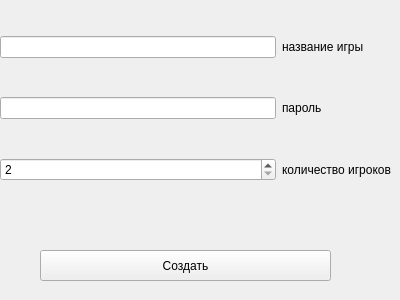
<?xml version="1.0" encoding="UTF-8"?>
<ui version="4.0">
 <class>Form</class>
 <widget class="QWidget" name="Form">
  <property name="geometry">
   <rect>
    <x>0</x>
    <y>0</y>
    <width>400</width>
    <height>300</height>
   </rect>
  </property>
  <property name="windowTitle">
   <string>Form</string>
  </property>
  <widget class="QWidget" name="gridLayoutWidget">
   <property name="geometry">
    <rect>
     <x>0</x>
     <y>3</y>
     <width>391</width>
     <height>211</height>
    </rect>
   </property>
   <layout class="QGridLayout" name="gridLayout">
    <item row="2" column="0">
     <widget class="QSpinBox" name="spinBox">
      <property name="minimum">
       <number>2</number>
      </property>
      <property name="maximum">
       <number>5</number>
      </property>
     </widget>
    </item>
    <item row="0" column="0">
     <widget class="QLineEdit" name="lineEdit">
      <property name="text">
       <string/>
      </property>
     </widget>
    </item>
    <item row="1" column="0">
     <widget class="QLineEdit" name="lineEdit_2">
      <property name="text">
       <string/>
      </property>
     </widget>
    </item>
    <item row="2" column="1">
     <widget class="QLabel" name="label">
      <property name="text">
       <string>количество игроков</string>
      </property>
     </widget>
    </item>
    <item row="1" column="1">
     <widget class="QLabel" name="label_2">
      <property name="text">
       <string>пароль</string>
      </property>
     </widget>
    </item>
    <item row="0" column="1">
     <widget class="QLabel" name="label_3">
      <property name="text">
       <string>название игры</string>
      </property>
     </widget>
    </item>
   </layout>
  </widget>
  <widget class="QPushButton" name="pushButton">
   <property name="geometry">
    <rect>
     <x>40</x>
     <y>250</y>
     <width>291</width>
     <height>31</height>
    </rect>
   </property>
   <property name="text">
    <string>Создать</string>
   </property>
  </widget>
 </widget>
 <resources/>
 <connections/>
</ui>
